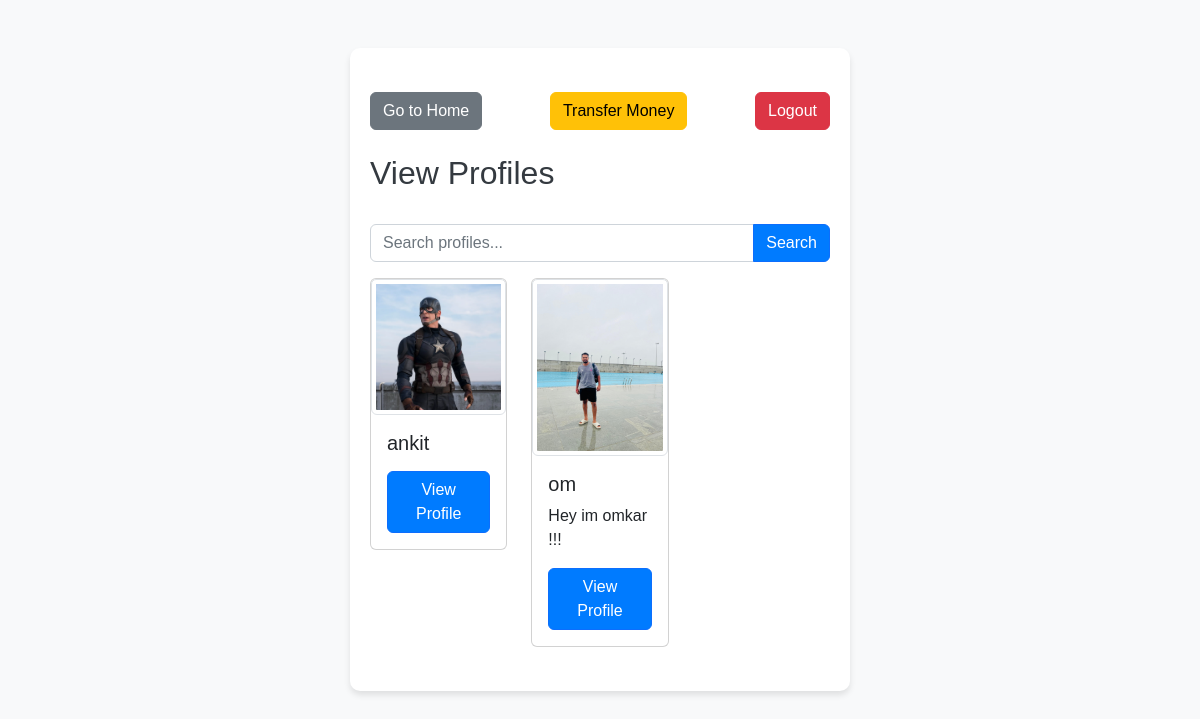
Screenshot of /view_profiles.php (signed in) with the database file from the repository.
### tables this page shows
CREATE TABLE `user` (
  `username` varchar(100) NOT NULL,
  `email` varchar(100) NOT NULL,
  `password` varchar(100) NOT NULL,
  `profile_image` blob,
  `biography` varchar(500) DEFAULT NULL,
  `balance` decimal(10,2) DEFAULT '100.00',
  PRIMARY KEY (`username`)
);

### view_profiles.php (the view, shortened to what this page needs)
<?php
$DATABASE_HOST = 'db';
$DATABASE_USER = 'root';
$DATABASE_PASS = 'root';
$DATABASE_NAME = 'time_pass';
$con = mysqli_connect($DATABASE_HOST, $DATABASE_USER, $DATABASE_PASS, $DATABASE_NAME);
$query = "SELECT * FROM user WHERE username!='" . $_SESSION['username'] . "'";
$result = mysqli_query($con, $query);
?>
<!DOCTYPE html>
<html lang="en">
<head>
    <link rel="stylesheet" href="https://cdn.jsdelivr.net/npm/bootstrap@5.2.3/dist/css/bootstrap.min.css">
    <link rel="stylesheet" href="style.css">
</head>
<body>
    <div class="container mt-5">
        <div class="mt-4 d-flex justify-content-between">
            <a href="home.php" class="btn btn-secondary">Go to Home</a>
            <a href="transfer_money.php" class="btn btn-warning mx-2">Transfer Money</a>
            <a href="logout.php" class="btn btn-danger">Logout</a>
        </div>
        <br>
        <h2>View Profiles</h2>
        <br>
        <form method="GET">
            <div class="input-group mb-3">
                <input type="text" class="form-control" name="search" placeholder="Search profiles...">
                <button class="btn btn-primary" type="submit">Search</button>
            </div>
        </form>
        <div class="row">
            <?php while ($user = mysqli_fetch_assoc($result)): ?>
                <div class="col-md-4 mb-4">
                    <div class="card">
                    <img src="<?php echo !empty($user['profile_image']) ?  htmlspecialchars($user['profile_image']) : './images/default_profile_image.jpg'; ?>" class="card-img-top img-fluid img-thumbnail" alt="Profile Image" >
                    <div class="card-body">
                            <h5 class="card-title"><?php echo $user['username']; ?></h5>
                            <p class="card-text"><?php  echo htmlspecialchars($user['biography'] ?? 'No biography available. ') ; ?></p>
                            <a href="view_profile.php?username=<?php echo $user['username']; ?>" class="btn btn-primary">View Profile</a>
                        </div>
                    </div>
                </div>
            <?php endwhile; ?>
        </div>
    </div>
</body>
</html>

### css/style.css (style rules this page uses)
body { font-family: 'Arial', sans-serif; background-color: #f8f9fa; margin: 0; padding: 0; }
.container { max-width: 500px; margin: auto; padding: 20px; background-color: #ffffff; border-radius: 10px; box-shadow: 0px 4px 6px rgba(0, 0, 0, 0.1); }
h1, h2 { color: #343a40; }
.btn-primary { background-color: #007bff; }

### rows the page displays
user: profile_image (picture), username "ankit"
user: profile_image (picture), username "om", biography "Hey im omkar !!!"
